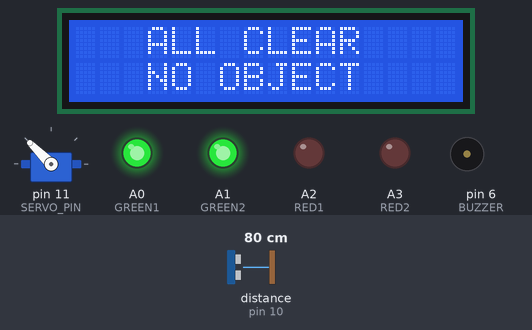
The sketch below on a simulated Arduino Uno, built with avr-gcc and run on an emulated ATmega328P. On the bench: servo, 16×2 character LCD, output pins drawn as LEDs (lit = HIGH), buzzer (waves = sounding). Wiring (inferred from the names in the program): ultrasonic range finder: trigger pin 9; echo pin 10. Dashed ring = blinking. Inputs (shaded band) come from the test bench; at power-on: distance to the obstacle (sensor on pin 10) 80 cm. The echo pulse lasts 58.3 µs per cm; pins used as bus, display or sensor lines are not drawn.

Above: at 1.2 s.
1.3 s: distance to the obstacle (sensor on pin 10) set to 2 cm
At 1.45 s:
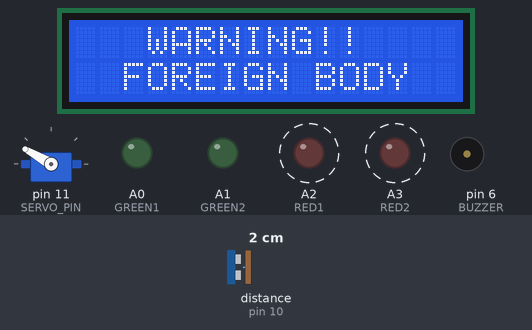
3.0 s: distance to the obstacle (sensor on pin 10) set to 28 cm
4.5 s: distance to the obstacle (sensor on pin 10) set to 34 cm
6.4 s: distance to the obstacle (sensor on pin 10) set to 4 cm
At 6.68 s:
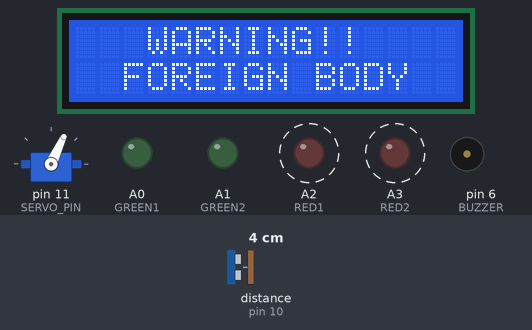
8.1 s: distance to the obstacle (sensor on pin 10) set to 35 cm
9.8 s: distance to the obstacle (sensor on pin 10) set to 120 cm
At 10.5 s:
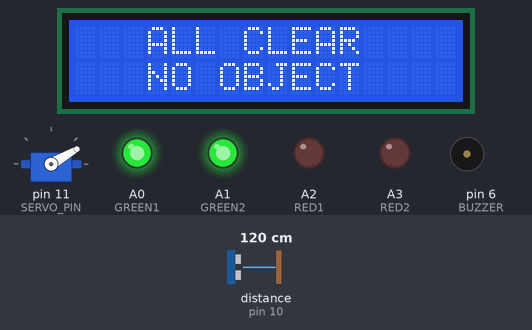
Timing chart, 0 to 12.3 s (numbered marks = the images above; inputs shaded):
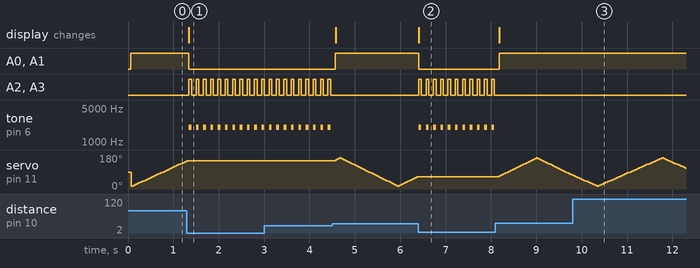

The sketch:

object_detector.ino
```cpp
#include <Servo.h>
#include <LiquidCrystal.h>
#include <string.h>

// ----- EDIT YOUR SCREEN TEXT HERE (max 16 characters per line) -----
const char* DETECTED_LINE1 = "WARNING!!";
const char* DETECTED_LINE2 = "FOREIGN BODY";
const char* CLEAR_LINE1    = "ALL CLEAR";
const char* CLEAR_LINE2    = "NO OBJECT";
// --------------------------------------------------------------------

const int TRIG = 9;
const int ECHO = 10;
const int SERVO_PIN = 11;
const int BUZZER = 6;
const int GREEN1 = A0, GREEN2 = A1;
const int RED1 = A2, RED2 = A3;

const int DETECT_CM = 30;   // closer than this = object detected

Servo servo;
LiquidCrystal lcd(7, 8, 2, 3, 4, 5);  // RS, E, D4, D5, D6, D7

int angle = 15;
int step = 5;
bool lastDetected = false;
bool firstRun = true;

// prints text in the middle of the chosen row (0 = top, 1 = bottom)
void printCentered(const char* text, int row) {
  int len = strlen(text);
  if (len > 16) len = 16;
  int col = (16 - len) / 2;
  lcd.setCursor(col, row);
  lcd.print(text);
}

long readDistanceCm() {
  digitalWrite(TRIG, LOW);
  delayMicroseconds(2);
  digitalWrite(TRIG, HIGH);
  delayMicroseconds(10);
  digitalWrite(TRIG, LOW);
  long duration = pulseIn(ECHO, HIGH, 25000);
  if (duration == 0) return 999;   // no echo = nothing close
  return duration * 0.034 / 2;
}

void showClear() {
  digitalWrite(GREEN1, HIGH);
  digitalWrite(GREEN2, HIGH);
  digitalWrite(RED1, LOW);
  digitalWrite(RED2, LOW);
  noTone(BUZZER);
  lcd.clear();
  printCentered(CLEAR_LINE1, 0);
  printCentered(CLEAR_LINE2, 1);
}

void showDetected() {
  digitalWrite(GREEN1, LOW);
  digitalWrite(GREEN2, LOW);
  lcd.clear();
  printCentered(DETECTED_LINE1, 0);
  printCentered(DETECTED_LINE2, 1);
}

void setup() {
  pinMode(TRIG, OUTPUT);
  pinMode(ECHO, INPUT);
  pinMode(BUZZER, OUTPUT);
  pinMode(GREEN1, OUTPUT);
  pinMode(GREEN2, OUTPUT);
  pinMode(RED1, OUTPUT);
  pinMode(RED2, OUTPUT);
  servo.attach(SERVO_PIN);
  lcd.begin(16, 2);
  showClear();
}

void loop() {
  servo.write(angle);
  delay(40);

  long cm = readDistanceCm();
  bool detected = (cm < DETECT_CM);

  if (detected) {
    if (!lastDetected || firstRun) showDetected();
    // servo stays still: blink red lights and beep
    digitalWrite(RED1, HIGH);
    digitalWrite(RED2, HIGH);
    tone(BUZZER, 2000);
    delay(60);
    digitalWrite(RED1, LOW);
    digitalWrite(RED2, LOW);
    noTone(BUZZER);
    delay(60);
  } else {
    if (lastDetected || firstRun) showClear();

    // only sweep when nothing is detected
    angle += step;
    if (angle >= 165 || angle <= 15) step = -step;
  }

  lastDetected = detected;
  firstRun = false;
}
```

Measured:
- after the input at 1.3 s, A0 (GREEN1), A1 (GREEN2): HIGH → LOW at once; A2 (RED1), A3 (RED2): alternates HIGH for 0.06 s and LOW for 0.10 s, starting at once; tone on pin 6 (BUZZER): alternates 2000 Hz for 0.06 s and silent for 0.10 s, starting at once; servo on pin 11 (SERVO_PIN): stops changing and stays 150°; the display: changes at once (image 1)
- after the input at 4.5 s, A0 (GREEN1), A1 (GREEN2): LOW → HIGH after 0.07 s; A2 (RED1), A3 (RED2): stops changing and stays LOW; tone on pin 6 (BUZZER): stops changing and stays silent
- after the input at 6.4 s, A0 (GREEN1), A1 (GREEN2): HIGH → LOW at once
- after the input at 8.1 s, A0 (GREEN1), A1 (GREEN2): LOW → HIGH after 0.08 s; A2 (RED1), A3 (RED2): stops changing and stays LOW; tone on pin 6 (BUZZER): stops changing and stays silent; servo on pin 11 (SERVO_PIN): rises from 65° to 165° in 0.81 s, then falls to 75° in 0.77 s
